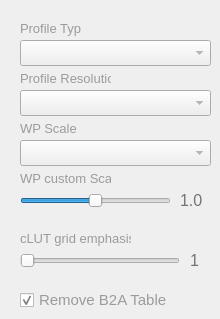
   <widget class="QWidget" name="ArgyllCM">
    <attribute name="title">
     <string>ICC</string>
    </attribute>
    <widget class="QLabel" name="ProfileResLabel">
     <property name="geometry">
      <rect>
       <x>20</x>
       <y>70</y>
       <width>91</width>
       <height>16</height>
      </rect>
     </property>
     <property name="font">
      <font>
       <family>Arial</family>
       <pointsize>10</pointsize>
      </font>
     </property>
     <property name="styleSheet">
      <string notr="true">color: rgb(155, 155, 155);</string>
     </property>
     <property name="text">
      <string>Profile Resolution</string>
     </property>
    </widget>
    <widget class="QComboBox" name="ArgyllRes">
     <property name="geometry">
      <rect>
       <x>20</x>
       <y>90</y>
       <width>191</width>
       <height>26</height>
      </rect>
     </property>
     <property name="font">
      <font>
       <family>Arial</family>
       <pointsize>12</pointsize>
      </font>
     </property>
     <property name="styleSheet">
      <string notr="true">color: rgb(145, 145, 145);</string>
     </property>
    </widget>
    <widget class="QLabel" name="ProfileTypeLabel">
     <property name="geometry">
      <rect>
       <x>20</x>
       <y>20</y>
       <width>61</width>
       <height>16</height>
      </rect>
     </property>
     <property name="font">
      <font>
       <family>Arial</family>
       <pointsize>10</pointsize>
      </font>
     </property>
     <property name="styleSheet">
      <string notr="true">color: rgb(155, 155, 155);</string>
     </property>
     <property name="text">
      <string>Profile Type</string>
     </property>
    </widget>
    <widget class="QLabel" name="TonalControlLabel">
     <property name="geometry">
      <rect>
       <x>20</x>
       <y>120</y>
       <width>91</width>
       <height>16</height>
      </rect>
     </property>
     <property name="font">
      <font>
       <family>Arial</family>
       <pointsize>10</pointsize>
      </font>
     </property>
     <property name="styleSheet">
      <string notr="true">color: rgb(155, 155, 155);</string>
     </property>
     <property name="text">
      <string>WP Scale</string>
     </property>
    </widget>
    <widget class="QComboBox" name="ArgyllAlgoritm">
     <property name="geometry">
      <rect>
       <x>20</x>
       <y>40</y>
       <width>191</width>
       <height>26</height>
      </rect>
     </property>
     <property name="font">
      <font>
       <family>Arial</family>
       <pointsize>12</pointsize>
      </font>
     </property>
     <property name="styleSheet">
      <string notr="true">color: rgb(145, 145, 145);</string>
     </property>
    </widget>
    <widget class="QComboBox" name="ArgyllUparam">
     <property name="geometry">
      <rect>
       <x>20</x>
       <y>140</y>
       <width>191</width>
       <height>26</height>
      </rect>
     </property>
     <property name="font">
      <font>
       <family>Arial</family>
       <pointsize>12</pointsize>
      </font>
     </property>
     <property name="styleSheet">
      <string notr="true">color: rgb(145, 145, 145);</string>
     </property>
    </widget>
    <widget class="QSlider" name="ARgyllUslicer">
     <property name="geometry">
      <rect>
       <x>20</x>
       <y>190</y>
       <width>151</width>
       <height>22</height>
      </rect>
     </property>
     <property name="minimum">
      <number>0</number>
     </property>
     <property name="maximum">
      <number>20</number>
     </property>
     <property name="singleStep">
      <number>1</number>
     </property>
     <property name="value">
      <number>10</number>
     </property>
     <property name="sliderPosition">
      <number>10</number>
     </property>
     <property name="orientation">
      <enum>Qt::Horizontal</enum>
     </property>
    </widget>
    <widget class="QLabel" name="ArgyllUscale">
     <property name="geometry">
      <rect>
       <x>180</x>
       <y>190</y>
       <width>31</width>
       <height>20</height>
      </rect>
     </property>
     <property name="font">
      <font>
       <family>Arial</family>
       <pointsize>12</pointsize>
      </font>
     </property>
     <property name="styleSheet">
      <string notr="true">color: rgb(116, 116, 116);</string>
     </property>
     <property name="text">
      <string>1.0</string>
     </property>
    </widget>
    <widget class="QLabel" name="TonalControlLabel_2">
     <property name="geometry">
      <rect>
       <x>20</x>
       <y>170</y>
       <width>91</width>
       <height>16</height>
      </rect>
     </property>
     <property name="font">
      <font>
       <family>Arial</family>
       <pointsize>10</pointsize>
      </font>
     </property>
     <property name="styleSheet">
      <string notr="true">color: rgb(155, 155, 155);</string>
     </property>
     <property name="text">
      <string>WP custom Scale</string>
     </property>
    </widget>
    <widget class="QSlider" name="ArgyllEmphasisSlider">
     <property name="geometry">
      <rect>
       <x>20</x>
       <y>250</y>
       <width>160</width>
       <height>22</height>
      </rect>
     </property>
     <property name="minimum">
      <number>0</number>
     </property>
     <property name="maximum">
      <number>30</number>
     </property>
     <property name="orientation">
      <enum>Qt::Horizontal</enum>
     </property>
    </widget>
    <widget class="QLabel" name="TonalControlLabel_3">
     <property name="geometry">
      <rect>
       <x>20</x>
       <y>230</y>
       <width>111</width>
       <height>16</height>
      </rect>
     </property>
     <property name="font">
      <font>
       <family>Arial</family>
       <pointsize>10</pointsize>
      </font>
     </property>
     <property name="styleSheet">
      <string notr="true">color: rgb(155, 155, 155);</string>
     </property>
     <property name="text">
      <string>cLUT grid emphasis</string>
     </property>
    </widget>
    <widget class="QLabel" name="ArgyllGridEmphasis">
     <property name="geometry">
      <rect>
       <x>190</x>
       <y>250</y>
       <width>21</width>
       <height>20</height>
      </rect>
     </property>
     <property name="font">
      <font>
       <family>Arial</family>
       <pointsize>12</pointsize>
      </font>
     </property>
     <property name="styleSheet">
      <string notr="true">color: rgb(116, 116, 116);</string>
     </property>
     <property name="text">
      <string>1</string>
     </property>
    </widget>
    <widget class="QCheckBox" name="RemoveB2ATable">
     <property name="geometry">
      <rect>
       <x>20</x>
       <y>290</y>
       <width>151</width>
       <height>20</height>
      </rect>
     </property>
     <property name="font">
      <font>
       <family>Arial</family>
       <pointsize>11</pointsize>
      </font>
     </property>
     <property name="styleSheet">
      <string notr="true">color: rgb(155, 155, 155);</string>
     </property>
     <property name="text">
      <string>Remove B2A Table</string>
     </property>
     <property name="checked">
      <bool>true</bool>
     </property>
    </widget>
   </widget>
